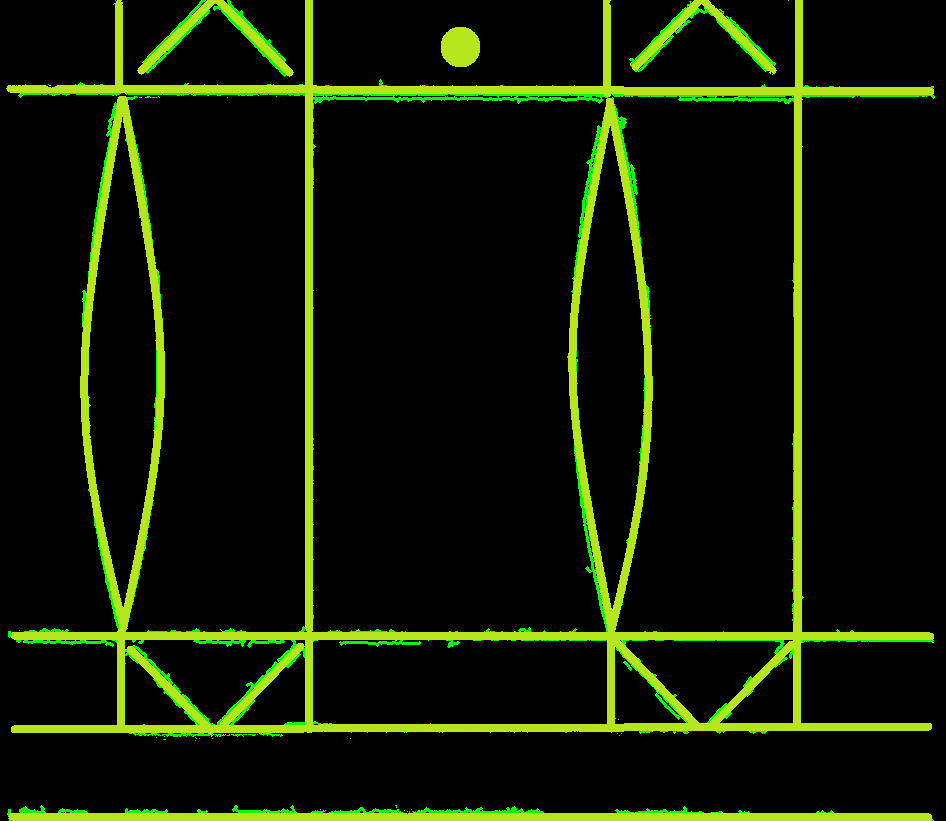
#> input picture template (1).png, 946 x 821 px, found by its file name
$ python template.py
#> lines starting #> are read from the running program, lines starting #| are printed output that depends on the picture; after the words box and inside, x2 and y2 are one past the last pixel; in counts of white or black regions, pixels touching at a corner belong together
from tkinter import Y
import cv2
import numpy as np
import matplotlib.pyplot as plt
import time
import glob
def circle_detection(img, min_r, max_r, par1 = 170, par2 = 27, par0 = 55):
  #img = cv2.medianBlur(img,3)
  img1 = abs(255- img)
  cimg = cv2.cvtColor(img,cv2.COLOR_GRAY2BGR)
  cimg = np.asarray(cimg).astype("uint8")
  circles = cv2.HoughCircles(img,cv2.HOUGH_GRADIENT,1,par0,
                            param1=par1,param2=par2,minRadius=min_r,maxRadius=max_r)
  try:
    if len(circles[0,:]) > 0:
       circles = np.uint16(np.around(circles))
       #for i in circles[0,:]:
      # draw the outer circle
           #cv2.circle(cimg,(i[0],i[1]),i[2],(0,255,0),4)
      # draw the center of the circle
        #cv2.circle(img,(i[0],i[1]),2,(0,0,255),3)
    return circles[0,:], cimg
  except:
    return [], cimg


def template():
  tem = cv2.imread("D:\Projects\TTPak\Code\\template (1).png")
#> tem is the input picture: shape (821, 946, 3); mean B, G, R 2.6, 24.7, 16
  ret, thresh = cv2.threshold(tem, 10, 255, cv2.THRESH_BINARY)
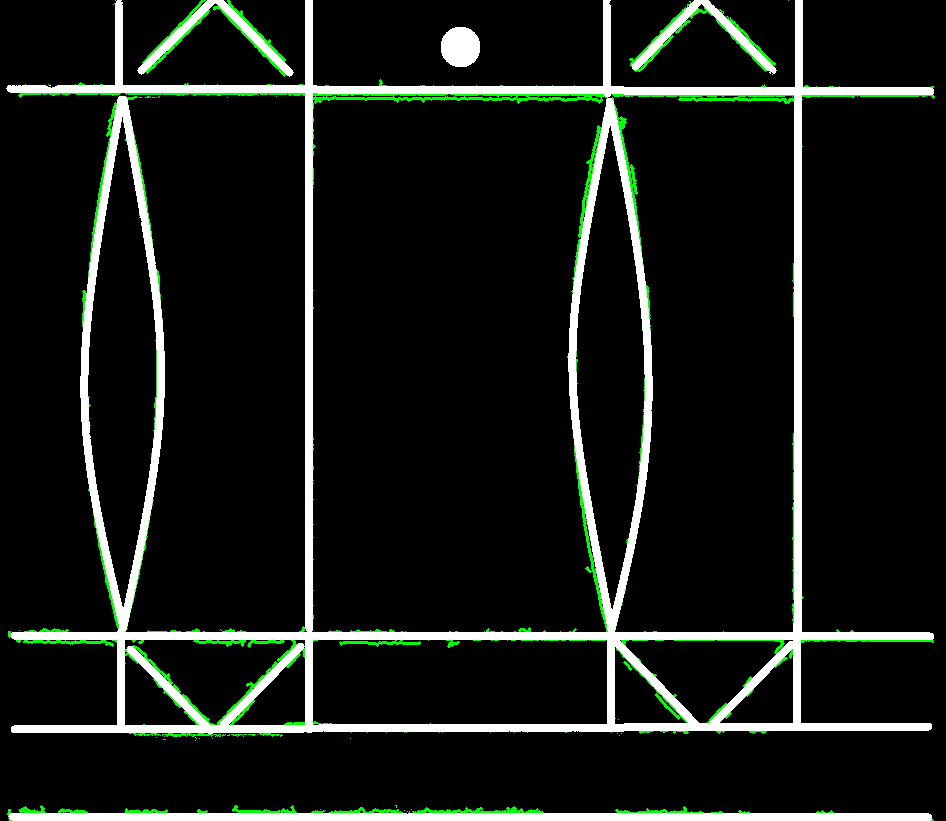
#> thresh: shape (821, 946, 3); mean B, G, R 22.5, 26.9, 22.5
  thresh = thresh[:,:,2]
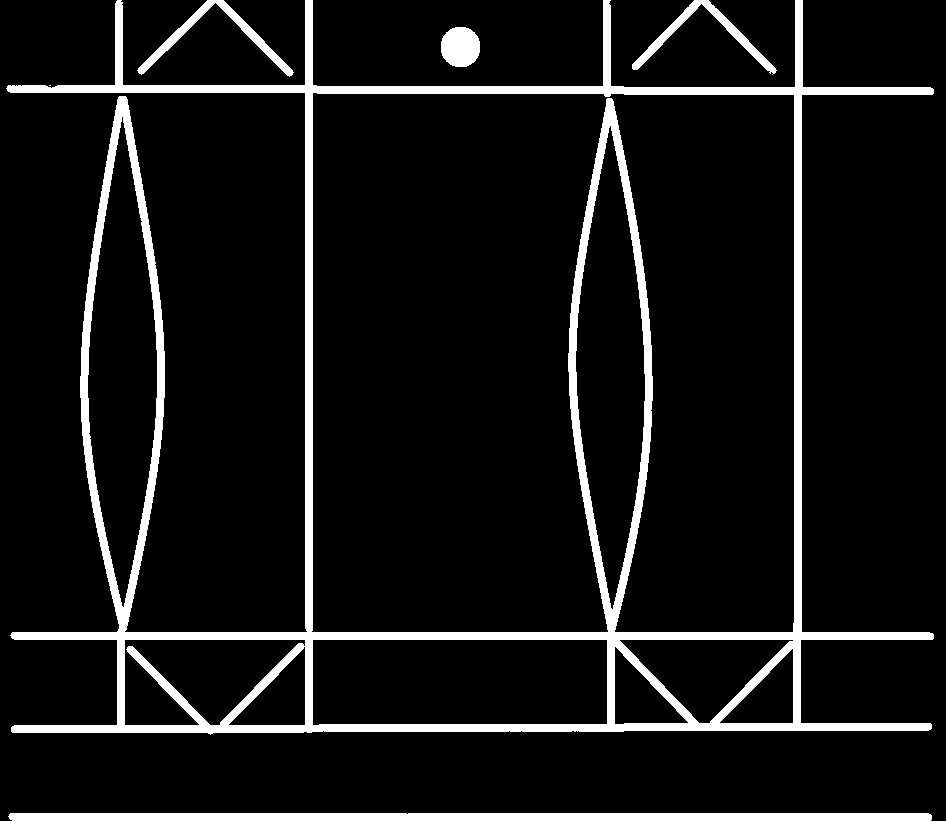
#> thresh: shape (821, 946); 8.8% white; 6 white regions (1 under 20 px), largest, box (x1, y1, x2, y2) and area: (6, 0, 934, 735) 56604, (8, 813, 932, 821) 7374, (137, 0, 294, 77) 1649, (632, 0, 777, 75) 1548, (441, 27, 480, 67) 1271
  height = int(float((668/821))*thresh.shape[0])
#> height = 668
  width =  int(float((820/946))*thresh.shape[1])
#> width = 820
  resized = cv2.resize(thresh, (width, height), interpolation = cv2.INTER_AREA)
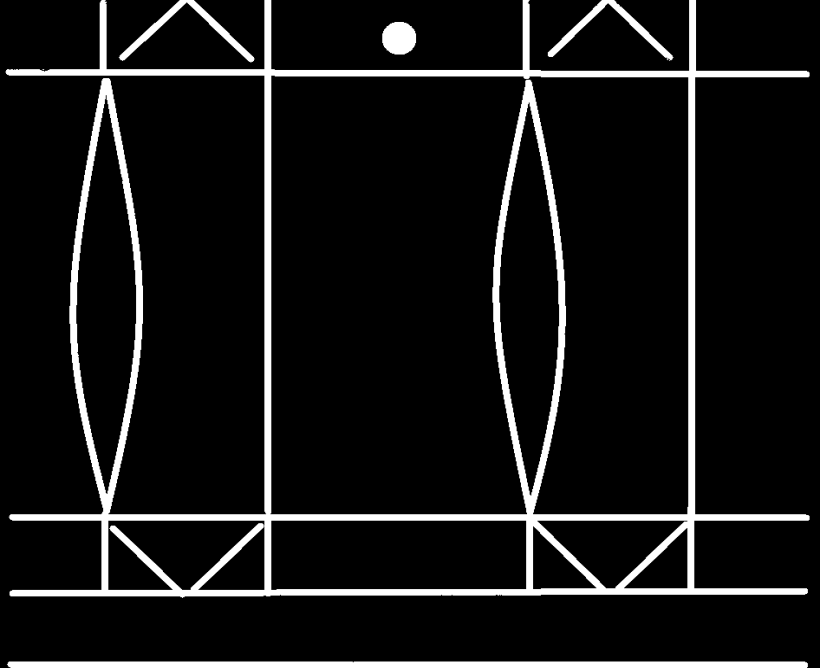
#> resized: shape (668, 820); min 0, max 255, mean 22.5
  thresh = resized
  template = resized
  over_all_template = np.zeros([14000, 1100])
  k = 0
  for i in range(20):
      over_all_template[i*template.shape[0]:i*template.shape[0] + template.shape[0], 0: template.shape[1]] = template
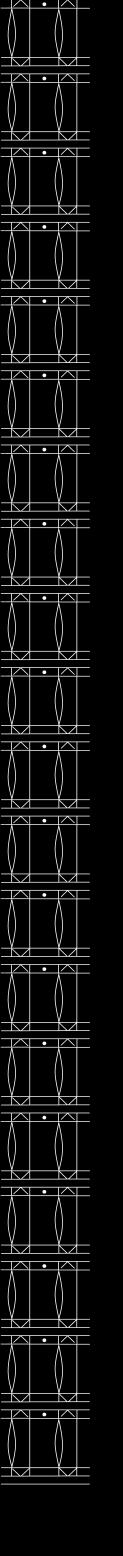
#> over_all_template: shape (14000, 1100) float64 (shown at 1/9 size); min 0, max 255, mean 16

  over_all_template = over_all_template[1700:, :]
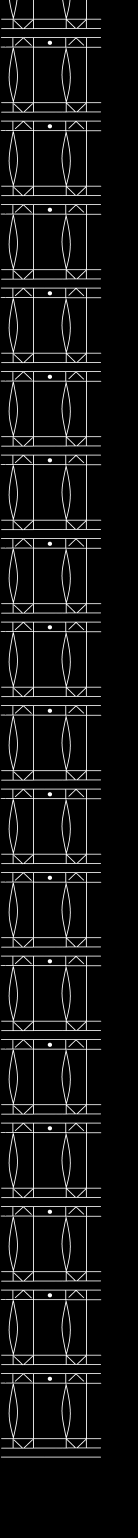
#> over_all_template: shape (12300, 1100) float64 (shown at 1/8 size); min 0, max 255, mean 16
  te_circle, img = circle_detection(np.asarray(over_all_template).astype("uint8"), 0, 40, 40, 20, 55)
#> in circle_detection, `img1 = abs(255- img)`:
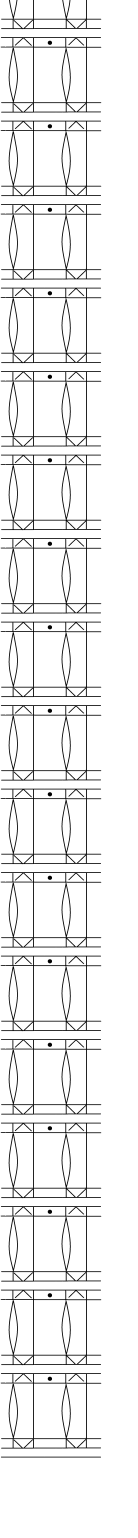
#> img1: shape (12300, 1100) (shown at 1/8 size); min 0, max 255, mean 239
#> in circle_detection, `circles = cv2.HoughCircles(img,cv2.HOUGH_GRADIENT,1,par0, param1=par1,..`: circles = 17 rows, first 8: [400.5, 342.5, 15.8], [400.5, 1010.5, 15.8], [400.5, 1678.5, 15.8], [400.5, 2346.5, 15.8], [400.5, 3014.5, 15.8], [400.5, 3682.5, 15.8], [400.5, 4350.5, 15.8], [400.5, 5018.5, 15.8]
#> in circle_detection, `circles = np.uint16(np.around(circles))`: circles = 17 rows, first 8: [400, 342, 16], [400, 1010, 16], [400, 1678, 16], [400, 2346, 16], [400, 3014, 16], [400, 3682, 16], [400, 4350, 16], [400, 5018, 16]
#> te_circle has the same summary as circles in circle_detection
  te_circle = te_circle[te_circle[:, 1].argsort()]
  te_circle_x, te_circle_y = te_circle[int(len(te_circle)/2),0], te_circle[int(len(te_circle)/2),1]
#> te_circle_x = 400; te_circle_y = 5686
  print(te_circle_x, te_circle_y)
#| 400 5686
  kernel = np.ones((9, 9), np.uint8)
  img_dilation= cv2.dilate(over_all_template, kernel, iterations=4).astype("uint8")
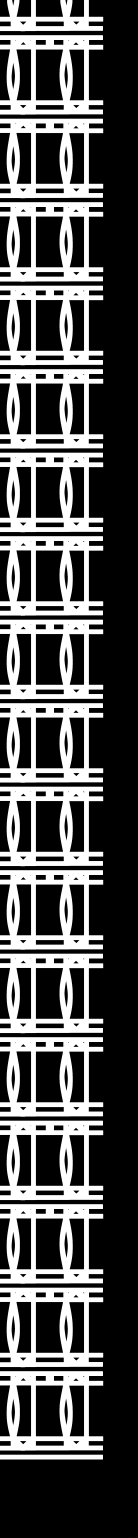
#> img_dilation: shape (12300, 1100) (shown at 1/8 size); min 0, max 255, mean 83.6
  plt.imshow(img_dilation)
  cv2.imwrite("D:\Projects\TTPak\Code\img_dilation.png", img_dilation)
  return img_dilation

img_dilation = template()
